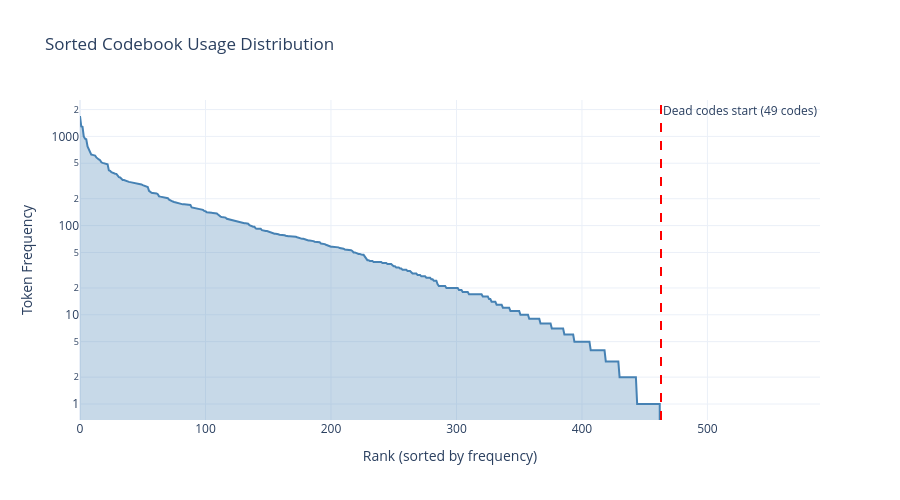

Here is the notebook cell this chart was saved with:
### Code cell
def plot_sorted_frequency(codebook_stats):
    """plot sorted code frequencies to visualize distribution."""
    sorted_counts = np.sort(codebook_stats["code_counts"])[::-1]
    
    fig = go.Figure()
    
    fig.add_trace(go.Scatter(
        x=np.arange(len(sorted_counts)),
        y=sorted_counts,
        mode='lines',
        fill='tozeroy',
        fillcolor='rgba(70, 130, 180, 0.3)',
        line=dict(color='steelblue', width=2),
        name='Frequency'
    ))
    
    ### mark dead codes threshold
    dead_start = codebook_stats["used_codes"]
    fig.add_vline(
        x=dead_start,
        line_dash="dash",
        line_color="red",
        annotation_text=f"Dead codes start ({codebook_stats['dead_codes']} codes)"
    )
    
    fig.update_layout(
        title="Sorted Codebook Usage Distribution",
        xaxis_title="Rank (sorted by frequency)",
        yaxis_title="Token Frequency",
        yaxis_type="log",
        template="plotly_white",
        width=900,
        height=500
    )
    
    fig.show()
    fig.write_html(OUTPUT_DIR / "codebook_sorted_frequency.html")

plot_sorted_frequency(codebook_stats)

### Figure 1 — Plotly figure (JSON) as saved in the notebook; plotly's stock layout.template omitted (floating-point values rounded to 4 significant figures; data arrays with more than 128 entries replaced by an {"elided": "..."} marker saying what was removed)
{"data": [{"fill": "tozeroy", "fillcolor": "rgba(70, 130, 180, 0.3)", "line": {"color": "steelblue", "width": 2}, "mode": "lines", "name": "Frequency", "type": "scatter", "x": {"elided": "512 int values"}, "y": {"elided": "512 int values"}}], "layout": {"annotations": [{"showarrow": false, "text": "Dead codes start (49 codes)", "x": 463, "xanchor": "left", "xref": "x", "y": 1, "yanchor": "top", "yref": "y domain"}], "height": 500, "shapes": [{"line": {"color": "red", "dash": "dash"}, "type": "line", "x0": 463, "x1": 463, "xref": "x", "y0": 0, "y1": 1, "yref": "y domain"}], "title": {"text": "Sorted Codebook Usage Distribution"}, "width": 900, "xaxis": {"title": {"text": "Rank (sorted by frequency)"}}, "yaxis": {"title": {"text": "Token Frequency"}, "type": "log"}}}
